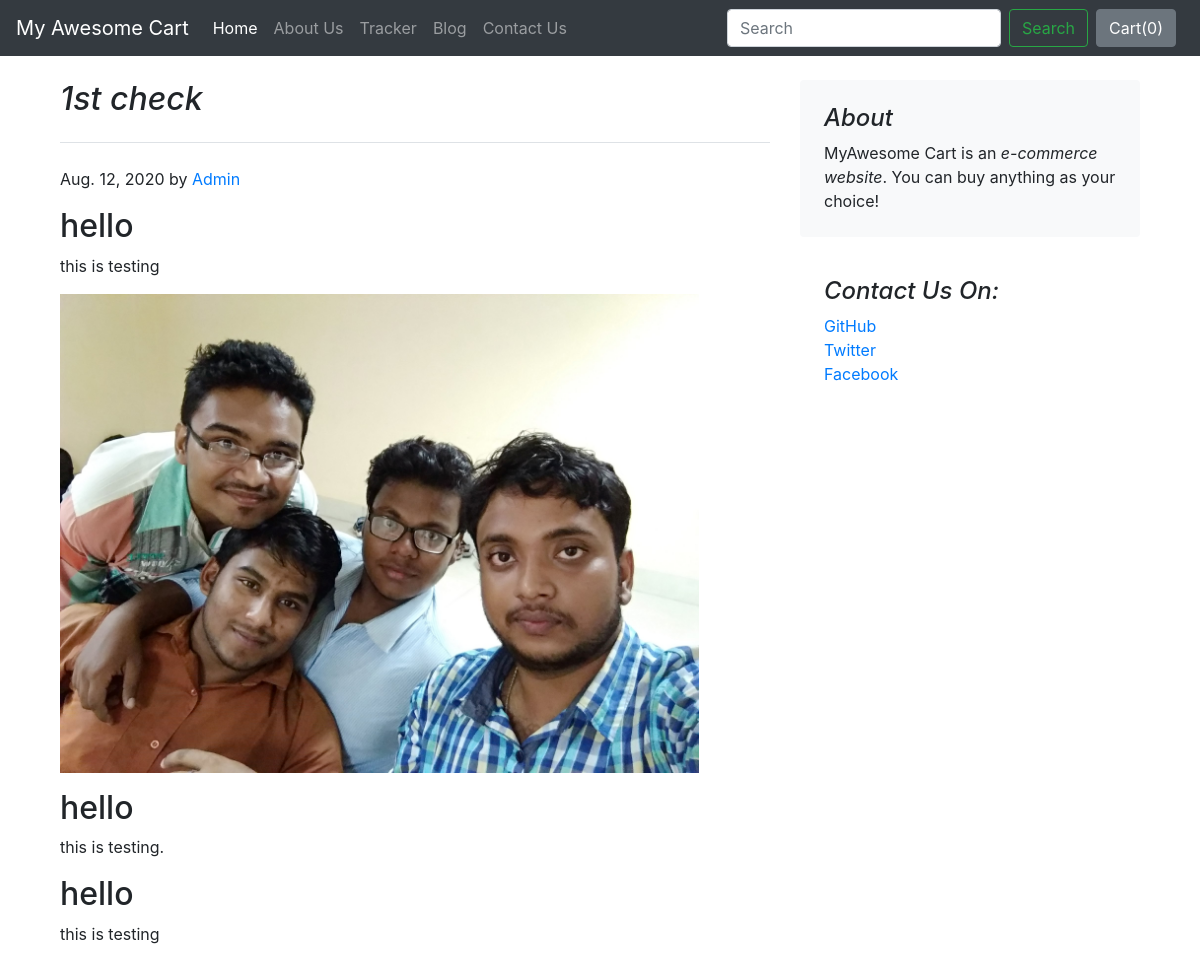
Page /blog/blogpost/1/ on the committed database.
### blog/models.py (models this page shows)
class Blogpost(models.Model):
    post_id = models.AutoField(primary_key=True)
    title = models.CharField(max_length=50)
    head0 = models.CharField(max_length=500, default="")
    chead0 = models.CharField(max_length=5000, default="")
    head1 = models.CharField(max_length=500, default="")
    chead1 = models.CharField(max_length=5000, default="")
    head2 = models.CharField(max_length=500, default="")
    chead2 = models.CharField(max_length=5000, default="")
    pub_date = models.DateField()
    thumbnail = models.ImageField(upload_to="shop/images",default="")
    def __str__(self):
        return self.title

### blog/views.py (the view)
# urls.py: path('blogpost/<int:id>/',views.blogpost, name='blogHome'),
def blogpost(request, id):
    post = Blogpost.objects.filter(post_id=id)[0]
    print(post)
    return render(request, 'blog/blogpost.html',{'post':post})

### blog/templates/blog/blogpost.html (shortened to what this page needs)
{% extends 'blog/basic.html' %}
{% block body%}
<div class="container">
    <main class="container" role="main">
        <div class="row mt-4">
            <div class="col-md-8 blog-main">
                <h2 class="pb-4 mb-4 font-italic border-bottom">
                    {{post.title}}
                </h2>
                <div class="blog-post">
                     <p class="blog-post-meta">{{post.pub_date}} by <a href="#">Admin</a></p>
                    <h2 class="blog-post-title">{{post.head0}}</h2>
                    <p>{{post.chead0}}</p>
                    <p><img src="/media/{{post.thumbnail}}" width="90%" height="70%"></p>
                    <h2>{{post.head1}}</h2>
                    <p>{{post.chead1}}.</p>
                    <h2>{{post.head2}}</h2>
                    <p>{{post.chead2}}</p>
                </div>
            </div>
            <aside class="col-md-4 blog-sidebar">
                <div class="p-4 mb-3 bg-light rounded">
                    <h4 class="font-italic">About</h4>
                    <p class="mb-0">MyAwesome Cart is an <em>e-commerce website</em>. You can buy anything as your
                        choice!</p>
                </div>
                <div class="p-4">
                    <h4 class="font-italic">Contact Us On:</h4>
                    <ol class="list-unstyled">
                        <li><a href="#">GitHub</a></li>
                        <li><a href="#">Twitter</a></li>
                        <li><a href="#">Facebook</a></li>
                    </ol>
                </div>
            </aside>
        </div>
    </main>
</div>
{% endblock %}

### rows in the picture
Blogpost: title "1st check", pub_date "Aug. 12, 2020", head0 "hello", chead0 "this is testing", thumbnail (picture), head1 "hello", chead1 "this is testing", head2 "hello", chead2 "this is testing"
